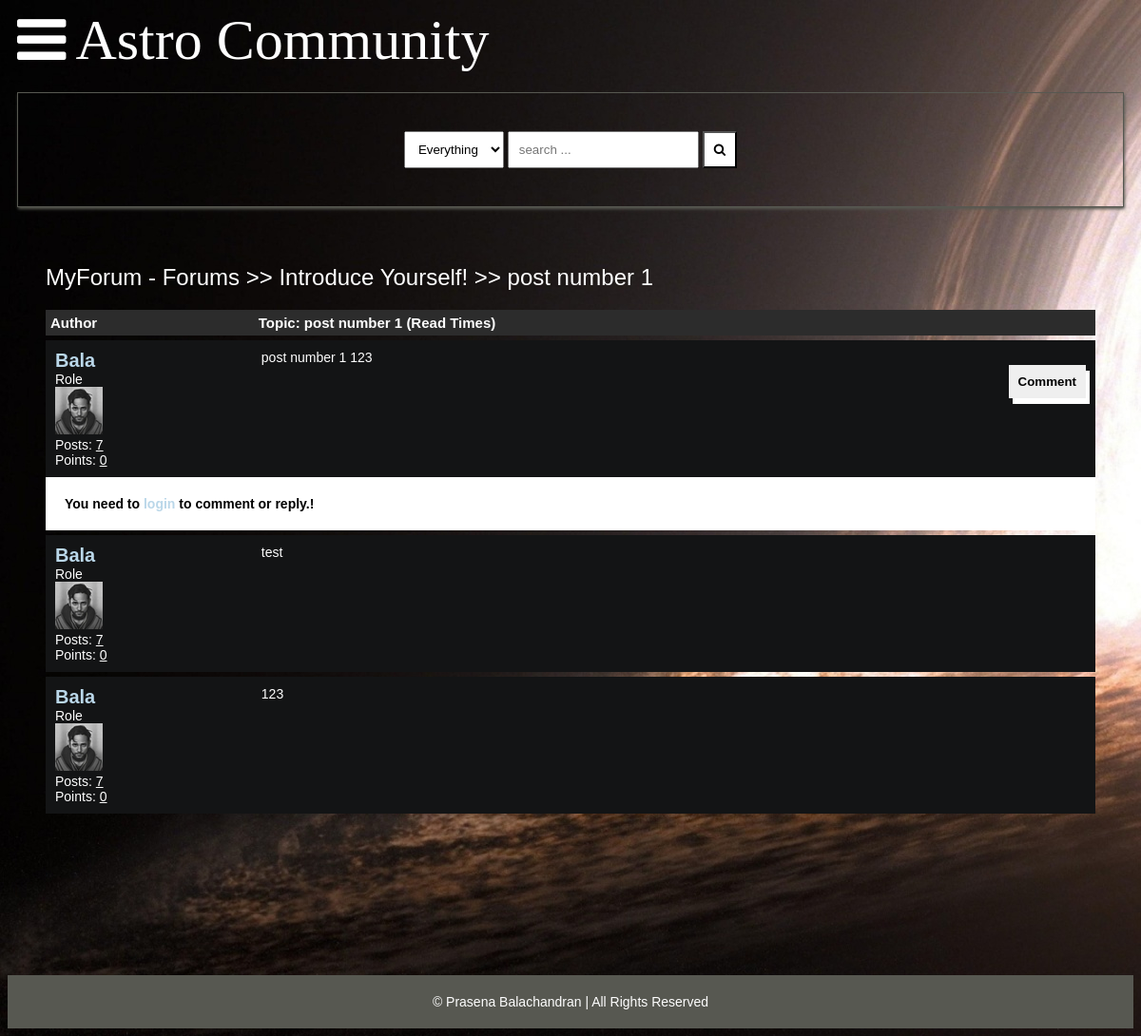
Page /detail/post-number-1/ on the earlier database version.
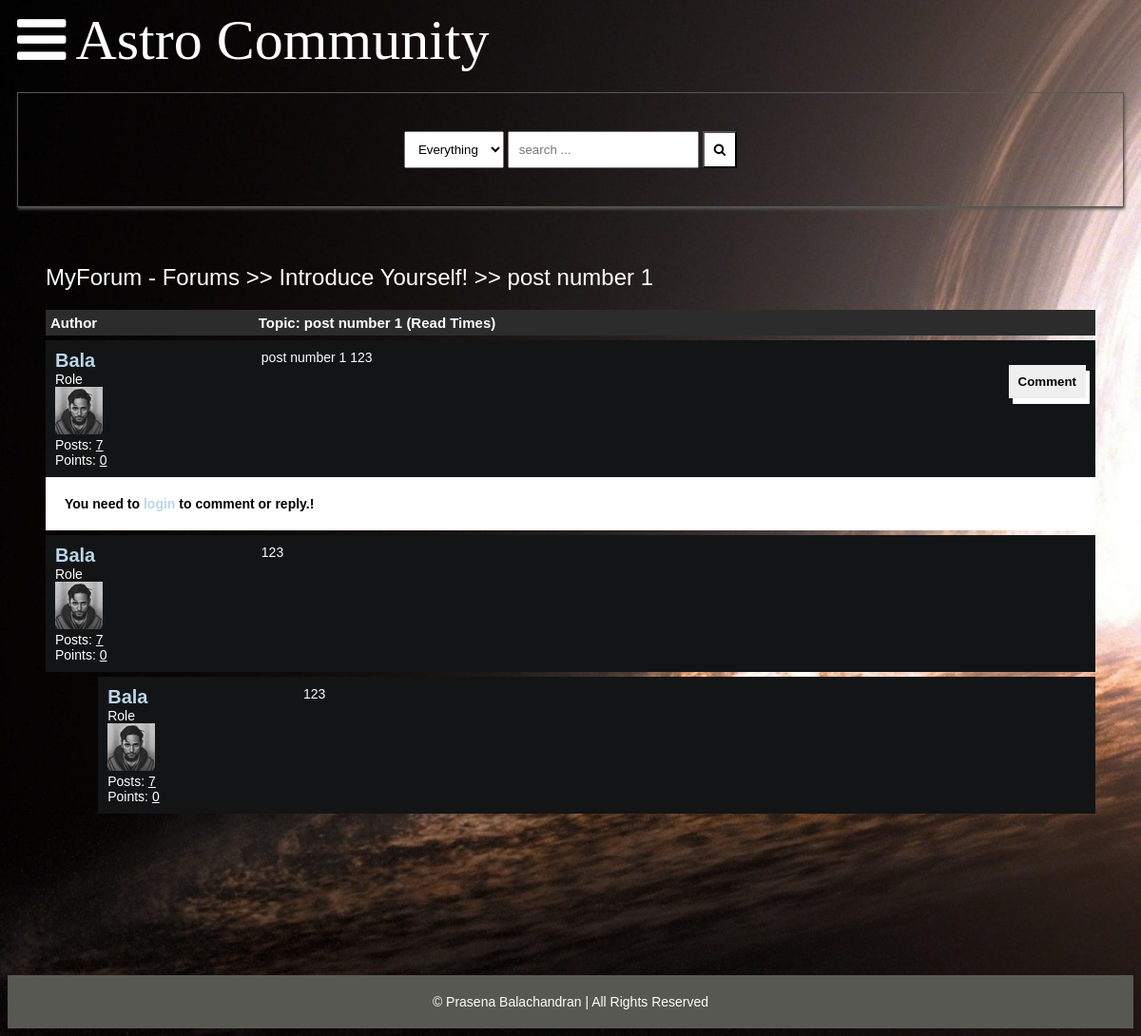
Same page on the later database version.
### main/models.py (models this page shows, shortened)
class Post(models.Model):
    title = models.CharField(max_length=400)
    slug = models.SlugField(max_length=400, unique=True, blank=True)
    user = models.ForeignKey(Author, on_delete=models.CASCADE)
    content = HTMLField()
    categories = models.ManyToManyField(Category)
    date = models.DateTimeField(auto_now_add=True)
    approved = models.BooleanField(default=False)
    hit_count_generic = GenericRelation(
        HitCount,
        object_id_field="object_pk",
        related_query_name="hit_count_generic_relation",
    )
    tags = TaggableManager()
    comments = models.ManyToManyField(Comment, blank=True)
    closed = models.BooleanField(default=False)
    state = models.CharField(max_length=40, default="zero")
    closed = models.BooleanField(default=False)
    def get_url(self):
        return reverse("detail", kwargs={"slug": self.slug})

class Category(models.Model):
    title = models.CharField(max_length=50)
    slug = models.SlugField(max_length=400, unique=True, blank=True)
    description = models.TextField(default="description")
    class Meta:
        verbose_name_plural = "categories"
    def __str__(self):
        return self.title
    def get_url(self):
        return reverse("posts", kwargs={"slug": self.slug})

class Author(models.Model):
    user = models.ForeignKey(User, on_delete=models.CASCADE)
    fullname = models.CharField(max_length=40, blank=True)
    slug = slug = models.SlugField(max_length=400, unique=True, blank=True)
    bio = HTMLField()
    points = models.IntegerField(default=0)
    profile_pic = ResizedImageField(
        size=[50, 80],
        quality=100,
        upload_to="authors",
        default=None,
        null=True,
        blank=True,
    )
    @property
    def num_posts(self):
        return Post.objects.filter(user=self).count()

class Comment(models.Model):
    user = models.ForeignKey(Author, on_delete=models.CASCADE)
    content = models.TextField()
    date = models.DateTimeField(auto_now_add=True)
    replies = models.ManyToManyField(Reply, blank=True)

class Reply(models.Model):
    user = models.ForeignKey(Author, on_delete=models.CASCADE)
    content = models.TextField()
    date = models.DateTimeField(auto_now_add=True)
    class Meta:
        verbose_name_plural = "replies"

### main/views.py (the view, shortened to what this page needs)
# urls.py: path("detail/<slug>/", detail, name="detail"),
def detail(request, slug):
    post = get_object_or_404(Post, slug=slug)
    if request.user.is_authenticated:
        author = Author.objects.get(user=request.user)
    context = {
        "post": post,
        "title": "ASTRO: "+post.title,
    }
    update_views(request, post)
    return render(request, "detail.html", context)

### main/context_processors.py (called while the page is built, shortened)
def searchFunction(request):
    search_context = {}
    posts = Post.objects.all()
    return search_context

### main/utils.py (called while the page is built)
def update_views(request, object):
    context = {}
    hit_count = get_hitcount_model().objects.get_for_object(object)
    hits = hit_count.hits
    hitcontext = context["hitcount"] = {"pk": hit_count.pk}
    hit_count_response = HitCountMixin.hit_count(request, hit_count)
    if hit_count_response.hit_counted:
        hits = hits+1
        hitcontext["hitcounted"] = hit_count_response.hit_counted
        hitcontext["hit_message"] = hit_count_response.hit_message
        hitcontext["total_hits"] = hits

### templates/detail.html (shortened to what this page needs)
{% extends 'base.html' %} {% load hitcount_tags %} {% block content %}
<div class="container">
	<div class="navigate">
		<span><a href="{% url 'home' %}">MyForum - Forums</a> >> <a href="{{post.categories.all.0.get_url}}">{{post.categories.all.0}}</a> >> <a href="{{post.get_url}}">{{post.title}}</a></span>
	</div>
	<div class="topic-container">
		<div class="head">
			<div class="authors">Author</div>
			<div class="content">Topic: {{post.title}} (Read {% get_hit_count for post %} Times)</div>
		</div>
		<div class="body">
			<div class="authors">
				<div class="username"><a href="javascript:void(0)">{{post.user.fullname|title}}</a></div>
				<div>Role</div>
				<img src="{{post.user.profile_pic.url}}" alt="" >
				<div>Posts: <u>{{post.user.num_posts}}</u></div>
				<div>Points: <u>{{post.user.points}}</u></div>
			</div>
			<div class="content">
				{{post.content|safe}}
				<br />
				<div class="comment">
					<button onclick="showComment()">Comment</button>
				</div>
			</div>
		</div>
	</div>
	{% if post.closed == True %}
	<div style="background-color: #fff; color: #000; font-weight: bolder; padding: 20px; width: 100%;">This Topic Is Closed!</div>
	{% else %} {% if request.user.is_authenticated %}
	<form action="." method="post">
		{% csrf_token %}
		<div class="comment-area hide" id="comment-area">
			<textarea name="comment" id="" placeholder="comment here ... "></textarea>
			<input type="submit" value="submit" name="comment-form" >
		</div>
	</form>
	{% else %}
	<div style="background-color: #fff; color: #000; font-weight: bolder; padding: 20px; width: 100%;">
		You need to <a href="{% url 'signin' %}"><b>login</b></a> to comment or reply.!
	</div>
	{% endif %} {% endif %}
	{% for comment in post.comments.all %}
	<div class="comments-container">
		<div class="body">
			<div class="authors">
				<div class="username"><a href="javascript:void(0)">{{comment.user.fullname|title}}</a></div>
				<div>Role</div>
				<img src="{{comment.user.profile_pic.url}}" alt="" >
				<div>Posts: <u>{{comment.user.num_posts}}</u></div>
				<div>Points: <u>{{comment.user.points}}</u></div>
			</div>
			<div class="content">
				{{comment.content}}
				<br >
			</div>
		</div>
	</div>
	{% for reply in comment.replies.all %}
	<div class="comments-container" style="width: 95%; margin-left: 5%;">
		<div class="body">
			<div class="authors">
				<div class="username"><a href="javascript:void(0)">{{reply.user.fullname|title}}</a></div>
				<div>Role</div>
				<img src="{{reply.user.profile_pic.url}}" alt="" >
				<div>Posts: <u>{{reply.user.num_posts}}</u></div>
				<div>Points: <u>{{reply.user.points}}</u></div>
			</div>
			<div class="content">
				{{reply.content}}
				<br >
			</div>
		</div>
	</div>
	{% endfor %} {% endfor %}
</div>
{% endblock content %}

### templates/base.html (shortened to what this page needs)
{% load static %}
<!DOCTYPE html>
<html lang="en">
<head>
	<link rel="stylesheet" href="{% static 'assets/css/style.css' %}" >
	<link rel="stylesheet" href="https://cdnjs.cloudflare.com/ajax/libs/font-awesome/4.7.0/css/font-awesome.min.css" >
</head>
<body>
	<header>
		<nav class="navbar">
			<a class="bar-icon" id="iconBar" onclick="hideIconBar()"><i class="fa fa-bars"></i></a>
			<div class="brand">Astro Community</div>
		</nav>
				<form action="{% url 'search_result' %}" method="GET">
				<div class="search-box">
					<div>
						<select name="search" id="search">
							<option value="Everything">Everything</option>
						</select>
						<input type="text" name="q" id="search-input" placeholder="search ..." aria-label="Search" >
						<button type="submit" name="search" aria-label="Search"><i class="fa fa-search"></i></button>
					</div>
				</div>
				</form>
	</header>
	{% block content %} {% endblock content %}
	<footer>
		<span>&copy; Prasena Balachandran | All Rights Reserved</span>
	</footer>
</body>
</html>

### static/assets/css/style.css (style rules this page uses)
:root { background-image: url("../images/blackhole.jpg"); background-color: #cccccc; }
* { box-sizing: border-box; }
html { font-size: 14px; font-family: 'Titillium Web', sans-serif; background-color:rgb(0,0,0); color:#FEFEFE; }
a { color:#BAD7E9; font-weight: bolder; text-decoration: none; }
.container { margin: 20px; padding: 20px; }
header { margin-inline: 10px; }
.navbar { display:flex; align-items: center; }
.bar-icon { font-size: 60px; display: inline-block; margin-right:10px; color: #fff; cursor: pointer; }
.brand { font-family: Fredoka; font-size:60px; display: inline-block; color: #fff; }
.search-box { border: solid 1px #575851; margin-top: 20px; padding: 40px; display:flex; justify-content: center; box-shadow:1px 2px 3px #575851; }
.search-box select { padding: 10px; }
.search-box input { padding: 10px; }
.search-box button { padding: 10px; background-color:#fff; color:#000000; }
footer { margin-top: 20px; padding: 20px; background-color: #575851; display: block; text-align: center; }
.navigate { margin-block: 20px; font-weight: lighter; font-size: 24px; }
.navigate a { color: #fff; }
.head { display: flex; background-color: #2C2C2C; padding: 5px; font-weight: bold; font-size: 15px; }
.authors { flex: 20%; }
.content { flex: 80%; }
.body { display: flex; background-color: #131415; padding: 10px; margin-top: 5px; }
.body .authors .username { font-size: 20px; }
.body .authors img { max-width: 50px; max-height: 80px; }
.body .content .comment button { border:none; padding:10px; font-weight: bolder; box-shadow: 4px 6px #fff; cursor: pointer; float: right; }

Differences in the rows shown:
removed Comment: user.fullname "Bala", user.profile_pic (placeholder picture), user.num_posts "7", user.points "0", content "test"
added Reply: user.fullname "Bala", user.profile_pic (placeholder picture), user.num_posts "7", user.points "0", content "123"
